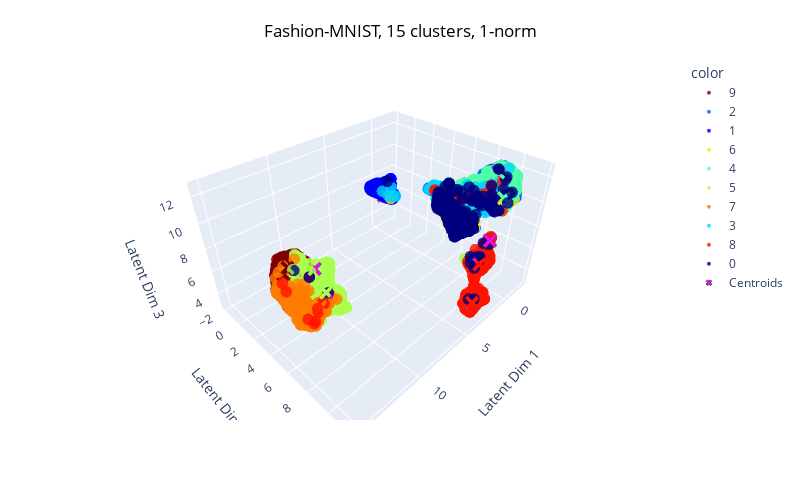

Notebook source saved alongside this figure:
### Code cell
centroids = centroids_1norm.cpu().detach().numpy()

umap = UMAP(n_components=3)
encoded = umap.fit_transform(encoded)
centroids = umap.transform(centroids)

labels_dict = {i: str(i) for i in range(10)}
cmap = plt.get_cmap('jet', 10)
color_map = {str(i): f'rgb({int(r*255)}, {int(g*255)}, {int(b*255)})' 
             for i, (r, g, b, _) in enumerate(cmap(np.linspace(0, 1, 10)))}

fig = plot_3PC(encoded, tgt, centroids, labels_dict, color_map, title='Fashion-MNIST, 15 clusters, 1-norm')
fig.show()

### Figure 1 — Plotly figure (JSON) as saved in the notebook; plotly's stock layout.template omitted (floating-point values rounded to 4 significant figures; data arrays with more than 128 entries replaced by an {"elided": "..."} marker saying what was removed)
{"data": [{"hovertemplate": "color=9<br>x=%{x}<br>y=%{y}<br>z=%{z}<extra></extra>", "legendgroup": "9", "marker": {"color": "rgb(127, 0, 0)", "opacity": 0.8, "size": 4, "symbol": "circle"}, "mode": "markers", "name": "9", "scene": "scene", "showlegend": true, "type": "scatter3d", "x": {"elided": "1000 float values"}, "y": {"elided": "1000 float values"}, "z": {"elided": "1000 float values"}}, {"hovertemplate": "color=2<br>x=%{x}<br>y=%{y}<br>z=%{z}<extra></extra>", "legendgroup": "2", "marker": {"color": "rgb(0, 99, 255)", "opacity": 0.8, "size": 4, "symbol": "circle"}, "mode": "markers", "name": "2", "scene": "scene", "showlegend": true, "type": "scatter3d", "x": {"elided": "1000 float values"}, "y": {"elided": "1000 float values"}, "z": {"elided": "1000 float values"}}, {"hovertemplate": "color=1<br>x=%{x}<br>y=%{y}<br>z=%{z}<extra></extra>", "legendgroup": "1", "marker": {"color": "rgb(0, 0, 255)", "opacity": 0.8, "size": 4, "symbol": "circle"}, "mode": "markers", "name": "1", "scene": "scene", "showlegend": true, "type": "scatter3d", "x": {"elided": "1000 float values"}, "y": {"elided": "1000 float values"}, "z": {"elided": "1000 float values"}}, {"hovertemplate": "color=6<br>x=%{x}<br>y=%{y}<br>z=%{z}<extra></extra>", "legendgroup": "6", "marker": {"color": "rgb(255, 229, 0)", "opacity": 0.8, "size": 4, "symbol": "circle"}, "mode": "markers", "name": "6", "scene": "scene", "showlegend": true, "type": "scatter3d", "x": {"elided": "1000 float values"}, "y": {"elided": "1000 float values"}, "z": {"elided": "1000 float values"}}, {"hovertemplate": "color=4<br>x=%{x}<br>y=%{y}<br>z=%{z}<extra></extra>", "legendgroup": "4", "marker": {"color": "rgb(77, 255, 169)", "opacity": 0.8, "size": 4, "symbol": "circle"}, "mode": "markers", "name": "4", "scene": "scene", "showlegend": true, "type": "scatter3d", "x": {"elided": "1000 float values"}, "y": {"elided": "1000 float values"}, "z": {"elided": "1000 float values"}}, {"hovertemplate": "color=5<br>x=%{x}<br>y=%{y}<br>z=%{z}<extra></extra>", "legendgroup": "5", "marker": {"color": "rgb(169, 255, 77)", "opacity": 0.8, "size": 4, "symbol": "circle"}, "mode": "markers", "name": "5", "scene": "scene", "showlegend": true, "type": "scatter3d", "x": {"elided": "1000 float values"}, "y": {"elided": "1000 float values"}, "z": {"elided": "1000 float values"}}, {"hovertemplate": "color=7<br>x=%{x}<br>y=%{y}<br>z=%{z}<extra></extra>", "legendgroup": "7", "marker": {"color": "rgb(255, 124, 0)", "opacity": 0.8, "size": 4, "symbol": "circle"}, "mode": "markers", "name": "7", "scene": "scene", "showlegend": true, "type": "scatter3d", "x": {"elided": "1000 float values"}, "y": {"elided": "1000 float values"}, "z": {"elided": "1000 float values"}}, {"hovertemplate": "color=3<br>x=%{x}<br>y=%{y}<br>z=%{z}<extra></extra>", "legendgroup": "3", "marker": {"color": "rgb(0, 212, 255)", "opacity": 0.8, "size": 4, "symbol": "circle"}, "mode": "markers", "name": "3", "scene": "scene", "showlegend": true, "type": "scatter3d", "x": {"elided": "1000 float values"}, "y": {"elided": "1000 float values"}, "z": {"elided": "1000 float values"}}, {"hovertemplate": "color=8<br>x=%{x}<br>y=%{y}<br>z=%{z}<extra></extra>", "legendgroup": "8", "marker": {"color": "rgb(255, 19, 0)", "opacity": 0.8, "size": 4, "symbol": "circle"}, "mode": "markers", "name": "8", "scene": "scene", "showlegend": true, "type": "scatter3d", "x": {"elided": "1000 float values"}, "y": {"elided": "1000 float values"}, "z": {"elided": "1000 float values"}}, {"hovertemplate": "color=0<br>x=%{x}<br>y=%{y}<br>z=%{z}<extra></extra>", "legendgroup": "0", "marker": {"color": "rgb(0, 0, 127)", "opacity": 0.8, "size": 4, "symbol": "circle"}, "mode": "markers", "name": "0", "scene": "scene", "showlegend": true, "type": "scatter3d", "x": {"elided": "1000 float values"}, "y": {"elided": "1000 float values"}, "z": {"elided": "1000 float values"}}, {"marker": {"color": "rgb(255,0,255)", "line": {"width": 1}, "size": 5, "symbol": "x"}, "mode": "markers", "name": "Centroids", "showlegend": true, "type": "scatter3d", "x": [0.1379, 0.1841, -0.3569, 13.38, 14.49, 1.367, 3.176, -2.084, 12.54, -0.4143, -1.713, 12.53, 0.3921, 2.633, 14.4], "y": [10.5, -0.7184, 6.45, 6.843, 5.315, 10.68, 11.12, 7.568, 5.79, 9.448, 8.425, 6.526, 7.255, 10.87, 5.737], "z": [10.84, 6.599, 6.323, 10.24, 9.609, 8.06, 3.702, 8.854, 6.052, 12.19, 9.247, 7.744, 10.08, 6.787, 10.28]}], "layout": {"height": 500, "legend": {"title": {"text": "color"}, "tracegroupgap": 0}, "margin": {"t": 60}, "scene": {"domain": {"x": [0, 1], "y": [0, 1]}, "xaxis": {"title": {"text": "Latent Dim 1"}}, "yaxis": {"title": {"text": "Latent Dim 2"}}, "zaxis": {"title": {"text": "Latent Dim 3"}}}, "title": {"font": {"color": "black"}, "text": "Fashion-MNIST, 15 clusters, 1-norm", "x": 0.5, "xanchor": "center", "y": 0.95, "yanchor": "top"}, "width": 800}}
